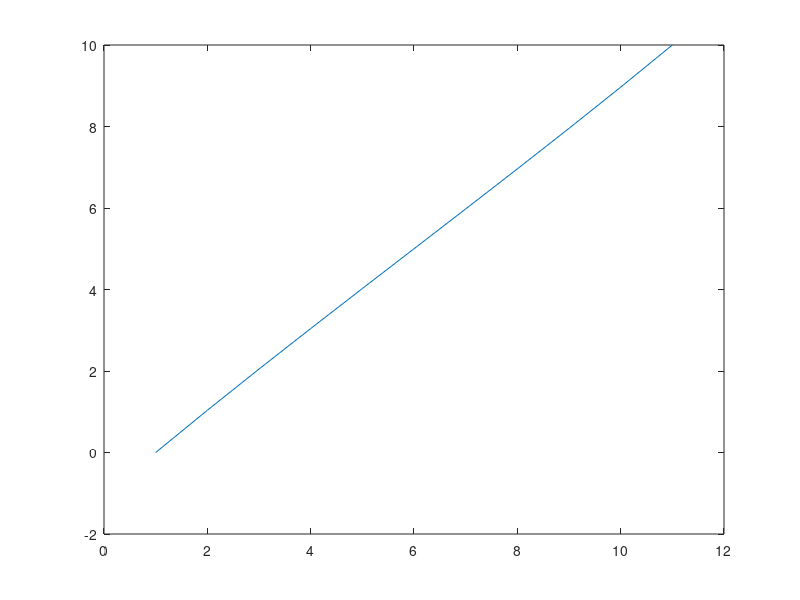

Recreate this plot in MATLAB.
Vin = 5;
Rup = 1.2e3;
Rdown = 24e3;

I = Vin / (Rup + Rdown);
Prup = I * I * Rup;
Prdown = I * I * Rdown;
Vout = I * Rdown;
Ic = (Vin - Vout) / Rup;

printf('Prup = %.3f W  --> %.3f W\n', Prup, Prup*1.3);
printf('Prdown = %.3f W  --> %.3f W\n', Prdown, Prdown*1.3);
printf('Vout = %.2f V\n', Vout);
printf('Ic = %.2f uA\n', Ic * 1e6);

R1 = 22e3;
R2 = 3e3;
Rpar = R1*R2 / (R1+R2);
%printf('Rpar = %.1f ohm\n', Rpar);

Vs = 10;
Rpot = 5e3;
Rmid = 2.5e3;
Rx = [0:0.5e3:5e3];

Rup = 33e3;
Rdown = 15e3;

for i = 1:11
    Redown = (Rx(i) * (Rup+Rdown)) / (Rx(i) + (Rup+Rdown));
    Vout2 = Vs * Redown / (Rpot - Rx(i) + Redown);
    Vout2 = Vout2 - 150e-19 * (Rup);
    %printf('POT Vout = %.2f V\n', Vout2);
    Vout3(i) = Vout2;
end
%plot(Vout3);
%Vref = [0:1:10];
%hold on;
%plot(Vref);

mid_val = Vout3(6);
mid_gain = (5 / mid_val / (mid_val - 10));
full_gain = (10 / 10 / (10 - mid_val));

xin = Vout3(8);
Vcal = (xin * mid_gain * (xin - 10)) + (xin * full_gain * (xin - mid_val));

for i = 1:11
    x = Vout3(i);
    Vpcal(i) = (x * mid_gain * (x - 10)) + (x * full_gain * (x - mid_val));
end


x0 = 0;
y0 = 0;
x1 = Vout3(6);
y1 = 5;
x2 = 10;
y2 = 10.01;
%xin = Vout3(6)
yres = y1 * ( (xin-x0)*(xin-x2) ) / ( (x1-x0)*(x1-x2) ) + y2 * ( (xin-x0)*(xin-x1) ) / ( (x2-x0)*(x2-x1) );

%hold on;
plot(Vpcal);


%hold off;
